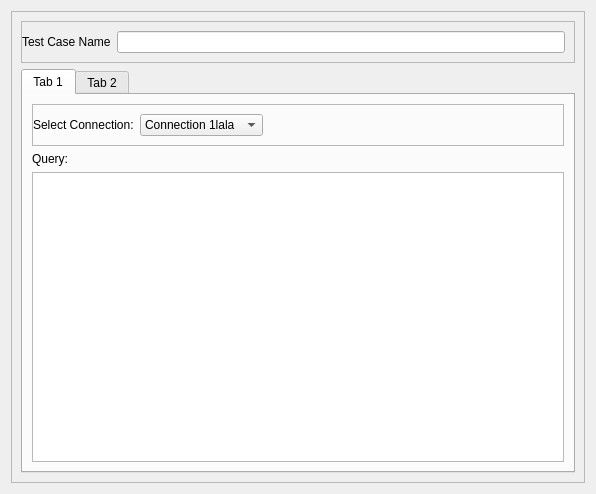
<?xml version="1.0" encoding="UTF-8"?>
<ui version="4.0">
    <class>Form</class>
    <widget class="QWidget" name="Form">
        <property name="geometry">
            <rect>
                <x>0</x>
                <y>0</y>
                <width>596</width>
                <height>494</height>
            </rect>
        </property>
        <property name="windowTitle">
            <string>Form</string>
        </property>
        <layout class="QGridLayout" name="gridLayout">
            <item row="0" column="0">
                <widget class="QFrame" name="frame">
                    <property name="frameShape">
                        <enum>QFrame::StyledPanel</enum>
                    </property>
                    <property name="frameShadow">
                        <enum>QFrame::Raised</enum>
                    </property>
                    <layout class="QVBoxLayout" name="verticalLayout_2">
                        <item>
                            <widget class="QFrame" name="frame_3">
                                <property name="frameShape">
                                    <enum>QFrame::StyledPanel</enum>
                                </property>
                                <property name="frameShadow">
                                    <enum>QFrame::Raised</enum>
                                </property>
                                <layout class="QHBoxLayout" name="horizontalLayout">
                                    <property name="leftMargin">
                                        <number>0</number>
                                    </property>
                                    <item>
                                        <widget class="QLabel" name="label">
                                            <property name="text">
                                                <string>Test Case Name</string>
                                            </property>
                                        </widget>
                                    </item>
                                    <item>
                                        <widget class="QLineEdit" name="lineEdit"/>
                                    </item>
                                </layout>
                            </widget>
                        </item>
                        <item>
                            <widget class="QTabWidget" name="tabWidget">
                                <property name="currentIndex">
                                    <number>0</number>
                                </property>
                                <widget class="QWidget" name="sourceTab">
                                    <attribute name="title">
                                        <string>Tab 1</string>
                                    </attribute>
                                    <layout class="QVBoxLayout" name="verticalLayout">
                                        <item>
                                            <widget class="QFrame" name="frame_2">
                                                <property name="frameShape">
                                                    <enum>QFrame::StyledPanel</enum>
                                                </property>
                                                <property name="frameShadow">
                                                    <enum>QFrame::Raised</enum>
                                                </property>
                                                <layout class="QHBoxLayout" name="horizontalLayout_2">
                                                    <property name="leftMargin">
                                                        <number>0</number>
                                                    </property>
                                                    <item>
                                                        <widget class="QLabel" name="label_3">
                                                            <property name="text">
                                                                <string>Select Connection:</string>
                                                            </property>
                                                        </widget>
                                                    </item>
                                                    <item>
                                                        <widget class="QComboBox" name="comboBox">
                                                            <item>
                                                                <property name="text">
                                                                    <string>Connection 1lala</string>
                                                                </property>
                                                            </item>
                                                            <item>
                                                                <property name="text">
                                                                    <string>New Item</string>
                                                                </property>
                                                            </item>
                                                        </widget>
                                                    </item>
                                                    <item>
                                                        <spacer name="horizontalSpacer">
                                                            <property name="orientation">
                                                                <enum>Qt::Horizontal</enum>
                                                            </property>
                                                            <property name="sizeHint" stdset="0">
                                                                <size>
                                                                    <width>40</width>
                                                                    <height>20</height>
                                                                </size>
                                                            </property>
                                                        </spacer>
                                                    </item>
                                                </layout>
                                            </widget>
                                        </item>
                                        <item>
                                            <widget class="QLabel" name="label_2">
                                                <property name="text">
                                                    <string>Query:</string>
                                                </property>
                                            </widget>
                                        </item>
                                        <item>
                                            <widget class="QPlainTextEdit" name="plainTextEdit">
                                                <property name="sizePolicy">
                                                    <sizepolicy hsizetype="Expanding" vsizetype="Expanding">
                                                        <horstretch>0</horstretch>
                                                        <verstretch>0</verstretch>
                                                    </sizepolicy>
                                                </property>
                                            </widget>
                                        </item>
                                    </layout>
                                </widget>
                                <widget class="QWidget" name="targetTab">
                                    <attribute name="title">
                                        <string>Tab 2</string>
                                    </attribute>
                                </widget>
                            </widget>
                        </item>
                    </layout>
                </widget>
            </item>
        </layout>
    </widget>
    <resources/>
    <connections/>
</ui>
